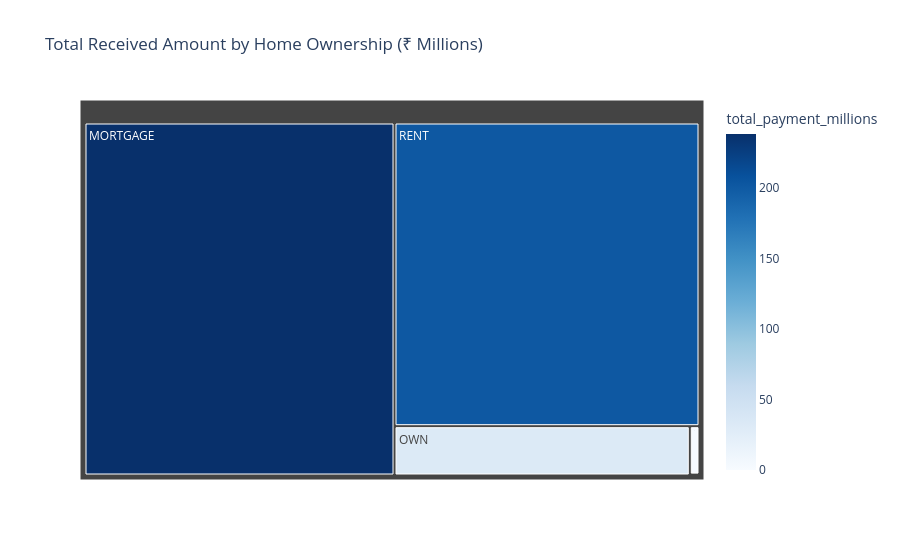

Notebook cell for this chart:
### Markdown cell above
### Home Ownership by Total Amount Received

### Code cell
home_received = a.groupby('home_ownership')['total_payment'].sum().reset_index()
home_received['total_payment_millions'] = home_received['total_payment'] / 1000000
fig = px.treemap(
    home_received,
    path=['home_ownership'],
    values='total_payment_millions',
    color='total_payment_millions',
    color_continuous_scale='Blues',
    title='Total Received Amount by Home Ownership (₹ Millions)'
)
fig.show()

### Figure 1 — Plotly figure (JSON) as saved in the notebook; plotly's stock layout.template omitted (floating-point values rounded to 4 significant figures)
{"data": [{"branchvalues": "total", "customdata": [[238.5], [0.01905], [1.025], [31.73], [201.8]], "domain": {"x": [0, 1], "y": [0, 1]}, "hovertemplate": "labels=%{label}<br>total_payment_millions_sum=%{value}<br>parent=%{parent}<br>id=%{id}<br>total_payment_millions=%{color}<extra></extra>", "ids": ["MORTGAGE", "NONE", "OTHER", "OWN", "RENT"], "labels": ["MORTGAGE", "NONE", "OTHER", "OWN", "RENT"], "marker": {"coloraxis": "coloraxis", "colors": [238.5, 0.01905, 1.025, 31.73, 201.8]}, "name": "", "parents": ["", "", "", "", ""], "type": "treemap", "values": [238.5, 0.01905, 1.025, 31.73, 201.8]}], "layout": {"coloraxis": {"autocolorscale": false, "colorbar": {"title": {"text": "total_payment_millions"}}, "colorscale": [[0, "rgb(247,251,255)"], [0.125, "rgb(222,235,247)"], [0.25, "rgb(198,219,239)"], [0.375, "rgb(158,202,225)"], [0.5, "rgb(107,174,214)"], [0.625, "rgb(66,146,198)"], [0.75, "rgb(33,113,181)"], [0.875, "rgb(8,81,156)"], [1, "rgb(8,48,107)"]]}, "legend": {"tracegroupgap": 0}, "title": {"text": "Total Received Amount by Home Ownership (₹ Millions)"}}}
